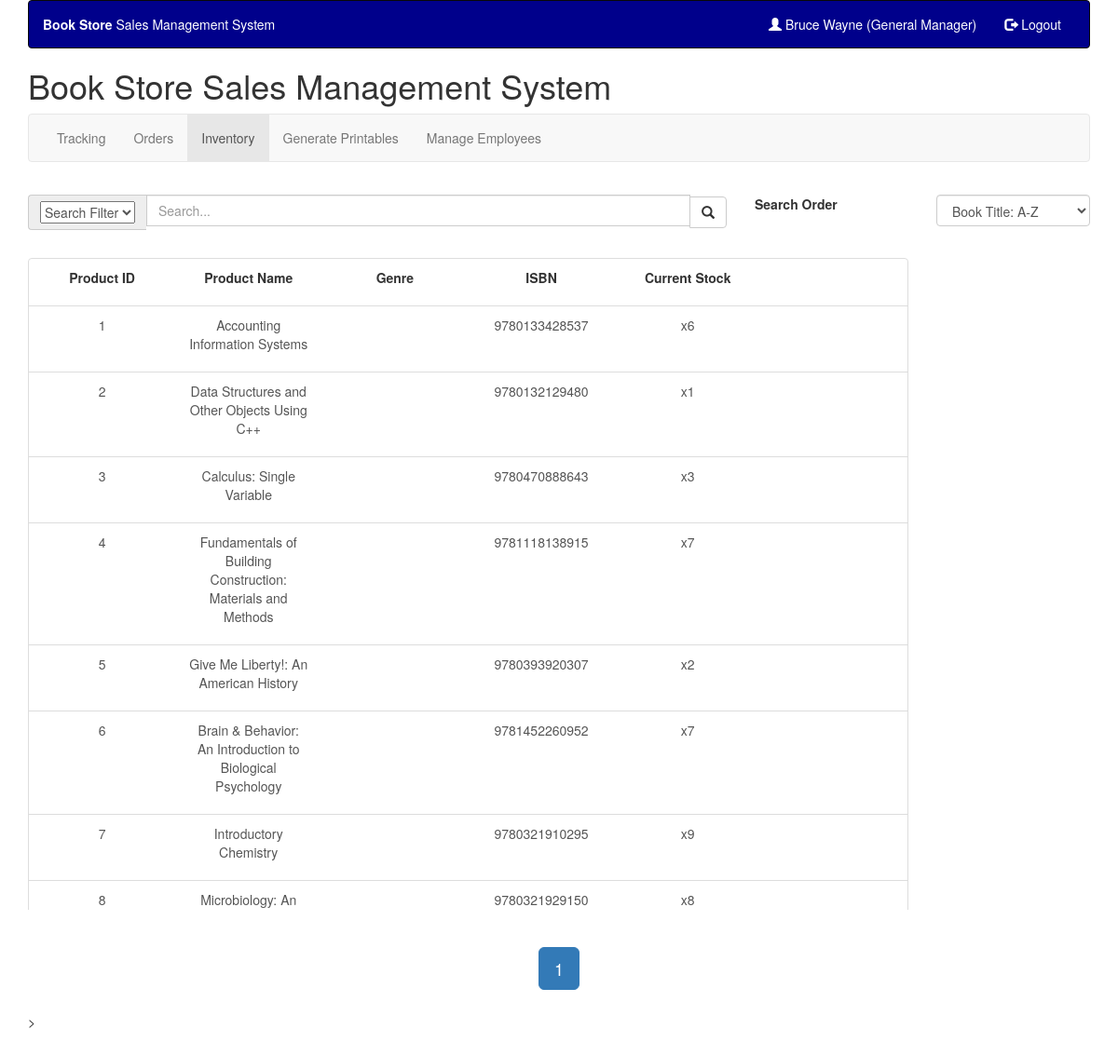
The page /emp/inventory.php (signed in) on the database its author committed.
### tables this page shows
CREATE TABLE `Roles` (
  `RolesID` int(11) NOT NULL,
  `RoleName` varchar(45) NOT NULL
);

CREATE TABLE `Products` (
  `ProductID` int(11) NOT NULL,
  `ProductName` varchar(100) DEFAULT NULL,
  `Author` varchar(45) NOT NULL,
  `Genre` varchar(45) DEFAULT NULL,
  `ISBN` varchar(45) DEFAULT NULL,
  `Price` decimal(5,2) NOT NULL,
  `Stock` int(11) DEFAULT NULL,
  `Description` varchar(255) DEFAULT NULL
);

### emp/inventory.php (the view, shortened to what this page needs)
<?php
include "../includes/database.php";
include "includes/employee_header.php";
?>
        <?
            global $link;
            $maxItemCount = 50;
            $temp = mysqli_query($link, "SELECT Role FROM Employees WHERE EmployeeID={$_SESSION['eid']}");
            if (mysqli_num_rows($temp) > 0) {
                $r = mysqli_fetch_assoc($temp);
                $ROLE = $r['Role'];
            }
            $page = (!isset($_GET['page']))? 1 : $_GET['page'];
            $search = (!isset($_GET['search']))? "" : $_GET['search'];
            $offset = (((int) $page) - 1) * $maxItemCount;
            $qry = "SELECT ProductID, ProductName, Genre, ISBN, Stock FROM Products";
            $myfilter = $_GET['filter'];
            if ($myfilter == '1') {
                $qry = $qry . " WHERE Genre LIKE '%{$search}%'";
            } else if ($myfilter == '2') {
                 $qry = $qry . " WHERE Author LIKE '%{$search}%'";
            } else if ($myfilter == '3') {
                $qry = $qry . " WHERE Stock={$search}";
            }else {
                $qry = $qry . " WHERE ProductName LIKE '%{$search}%' OR ISBN LIKE '%{$search}%' OR Genre LIKE '%{$search}%' OR ProductID LIKE '%{$search}%'";
            }
            $myOrder = $_GET['order'];
            $total_results = mysqli_query($link, $qry);
            $totalItems = mysqli_num_rows($total_results);
            $totalPages = ceil($totalItems / $maxItemCount);
            for ($i = 0; $i < $totalPages; $i++) {
                $links[$i] = 'inventory.php?search=' . $search .'&page=' . ($i + 1);
            }
        ?>
         <?php
            $qry = $qry . " LIMIT {$maxItemCount} OFFSET {$offset}";
            $result = mysqli_query($link, $qry);
            $rows = mysqli_fetch_all($result, MYSQLI_BOTH);
            $curPage_itemCount = mysqli_num_rows($result);
        ?>
        <div class="row">
        <form role="form" method="POST" action="inventory_process.php">
            <div class="form-group tight-form-group" role="search">
                <div class="col-md-8">
                    <div class="input-group dropdown" style="padding-bottom:30px">
                        <div class="input-group-addon">
                            <select class="custom-select" name="filters">
                                <?php
                                echo '<option value="">Search Filter</option>';
                                ?>
                            </select>
                        </div>
                        <?php
                        if ($search != "") {
                            echo '<input type="text" class="form-control" name="searchinventory" placeholder="Search..." value="'. $search . '">';
                        }else {
                           echo '<input type="text" class="form-control" name="searchinventory" placeholder="Search...">';
                        }
                        ?>
                        <span class="input-group-btn">
                            <button class="btn btn-default" type="submit"><span class="glyphicon glyphicon-search"></span></button>
                        </span>
                    </div>
                </div>
                <label for="order" class="col-md-2 col-form-label">Search Order</label>
                <div class="col-md-2" style="padding-bottom:30px">
                    <select type="text" class="col-md-2 form-control" name="order">
                        <?php
                         if ($myOrder == 'TAS') {
                            echo '<option value="TAS">Book Title: A-Z</option>';
                         } else {
                             echo '<option value="TAS" selected>Book Title: A-Z</option>';
                         }
                         ?>
                    </select>
                </div>
            </div>
        </form>
        </div>
        <div style="text-align:center">
        <div class="row">
            <div class="col-md-10">
              <div class="list-group" style="height:700px;overflow-x:hidden;overflow-y:auto">
                <div class="list-group-item">
                    <div class="row">
                        <div class="col-md-2">
                            <p style="font-weight:bold">Product ID</p>
                        </div>
                        <div class="col-md-2">
                            <p style="font-weight:bold">Product Name</p>
                        </div>
                        <div class="col-md-2">
                            <p style="font-weight:bold">Genre</p>
                        </div>
                        <div class="col-md-2">
                            <p style="font-weight:bold">ISBN</p>
                        </div>
                        <div class="col-md-2">
                            <p style="font-weight:bold">Current Stock</p>
                        </div>
                    </div>
                </div>
                <?php
                    $count=0;
                    while ($count != $maxItemCount) {
                        if ($count == $curPage_itemCount){
                            break;
                        }
                        $row = $rows[$count];
						if (($ROLE == '1') || ($ROLE == '2')) {
							echo "<a href='managebooks.php?product={$row['ProductID']}' class='list-group-item'>";
						} else {
							echo "<div class='list-group-item'>";
						}
    					echo "<div class='row'>
								<div class='col-md-2'>
									<p>{$row['ProductID']}</p>
								</div>
								<div class='col-md-2'>
									<p>{$row['ProductName']}</p>
								</div>
								<div class='col-md-2'>
									<p>{$row['Genre']}</p>
								</div>
								<div class='col-md-2'>
									<p>{$row['ISBN']}</p>
								</div>
								<div class='col-md-2'>
									<p>x{$row['Stock']}</p>
								</div>
							</div>";
    					if (($ROLE == '1') || ($ROLE == '2')) {
							echo "</a>";
						}else {
							echo "</div>";
						}
						$count++;
					}
                ?>
                </div>
            </div>
        </div>
        <?php
        echo '<ul class="pagination pagination-lg">';
        for ($i = 0; $i < $totalPages; $i++) {
            if (($i + 1) == $page) {
                 echo '<li class="active"><a href=' . $links[$i] . '>' . ($i + 1) . '</a></li>';
            } else {
                echo '<li><a href=' . $links[$i] . '>' . ($i + 1) . '</a></li>';
            }
        }
        echo '</ul>';
        ?>
<?php
include('includes/footer_empty.php');
?>>

### emp/includes/employee_header.php (shortened to what this page needs)
<?php
include_once "../includes/database.php";
function roleName($rid){
    global $link;
    $sql = "SELECT * FROM Roles WHERE RolesID = $rid";
    $result = mysqli_query($link,$sql);
    $row = mysqli_fetch_assoc($result);
    return $row["RoleName"];
}
$roleName = "(".roleName($_SESSION["role"]).")";
function managerMenu($rid){
    if ($rid == 1){
        $active = "";
        echo "<li ".$active." ><a href='editemployee.php'>Manage Employees</a></li>";
    }
}
?>
<!DOCTYPE html>
<html lang="en">
<head>
    <link rel="stylesheet" href="https://maxcdn.bootstrapcdn.com/bootstrap/3.3.7/css/bootstrap.min.css">
    <link rel="stylesheet" href="../../css/callouts.css">
    <link rel="stylesheet" href="//code.jquery.com/ui/1.12.1/themes/base/jquery-ui.css">
    <link rel="stylesheet" href="../../css/callouts.css">
</head>
<body>
    <div class="container">
        <header>
            <div id="topHeaderRow">
                <nav class="navbar navbar-inverse " role="navigation" style="background-color: darkblue">
                    <div class="navbar-header">
                        <p class="navbar-text" style="color: white"><strong>Book Store </strong>Sales Management System</p>
                    </div>
                    <div class="collapse navbar-collapse navbar-ex1-collapse pull-right">
                        <ul class="nav navbar-nav">
                            <?php
                            if(isset($_SESSION['eid'])){
                                echo "<li><a href='tracking.php' style='color: white'><span class='glyphicon glyphicon-user'></span> ".$_SESSION['efname']." ".$_SESSION['elname']." ".$roleName."</a></li>";
                                echo "<li><a href='php/logout.php' style='color: white'><span class='glyphicon glyphicon-log-out'></span> Logout</a></li>";
                            } else {
                                echo "<li><a href='index.php' style='color: white'><span class='glyphicon glyphicon-log-in'></span> Login</a></li>";
                            }
                            ?>
                        </ul>
                    </div>
                </nav>
            </div>
            <h1>Book Store Sales Management System</h1>
            <div id="mainNavigationRow">
                <nav class="navbar navbar-default" role="navigation">
                    <div class="collapse navbar-collapse navbar-ex1-collapse">
                        <ul class="nav navbar-nav">
                            <li <?php if (basename($_SERVER['PHP_SELF']) == 'tracking.php'){echo 'class="active"';} ?> ><a href="tracking.php">Tracking</a></li>
                            <li <?php if (basename($_SERVER['PHP_SELF']) == 'orders.php'){echo 'class="active"';} ?> ><a href="orders.php">Orders</a></li>
                            <li <?php if (basename($_SERVER['PHP_SELF']) == 'inventory.php'){echo 'class="active"';} ?> ><a href="inventory.php">Inventory</a></li>
                            <li <?php if (basename($_SERVER['PHP_SELF']) == 'printables.php'){echo 'class="active"';} ?> ><a href="printables.php">Generate Printables</a></li>
                            <?php if(isset($_SESSION['eid'])){managerMenu($_SESSION["role"]);} ?>
                    </div>
                </nav>
            </div>
        </header>

### rows shown on the page
roles: RoleName "(General Manager)"
products: ProductID "1", ProductName "Accounting Information Systems", ISBN "9780133428537", Stock "6"
products: ProductID "2", ProductName "Data Structures and Other Objects Using C++", ISBN "9780132129480", Stock "1"
products: ProductID "3", ProductName "Calculus: Single Variable", ISBN "9780470888643", Stock "3"
products: ProductID "4", ProductName "Fundamentals of Building Construction: Materials and Methods", ISBN "9781118138915", Stock "7"
products: ProductID "5", ProductName "Give Me Liberty!: An American History", ISBN "9780393920307", Stock "2"
products: ProductID "6", ProductName "Brain & Behavior: An Introduction to Biological Psychology", ISBN "9781452260952", Stock "7"
products: ProductID "7", ProductName "Introductory Chemistry", ISBN "9780321910295", Stock "9"
products: ProductID "8", ProductName "Microbiology: An…", ISBN "9780321929150", Stock "8"

### other values the page prints
$_SESSION['efname'] "Bruce"
$_SESSION['elname'] "Wayne"
